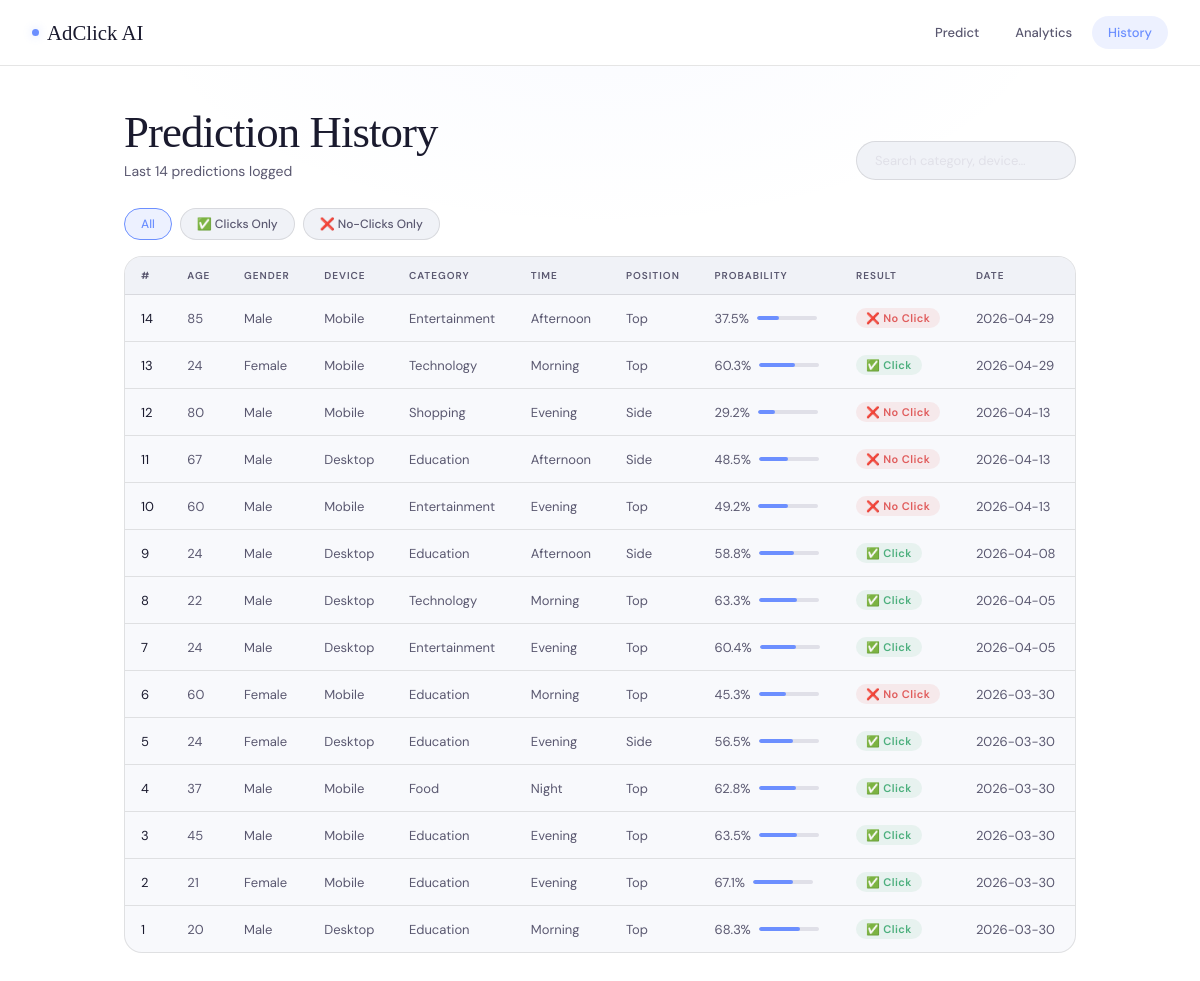
Before: /history with the older database file.
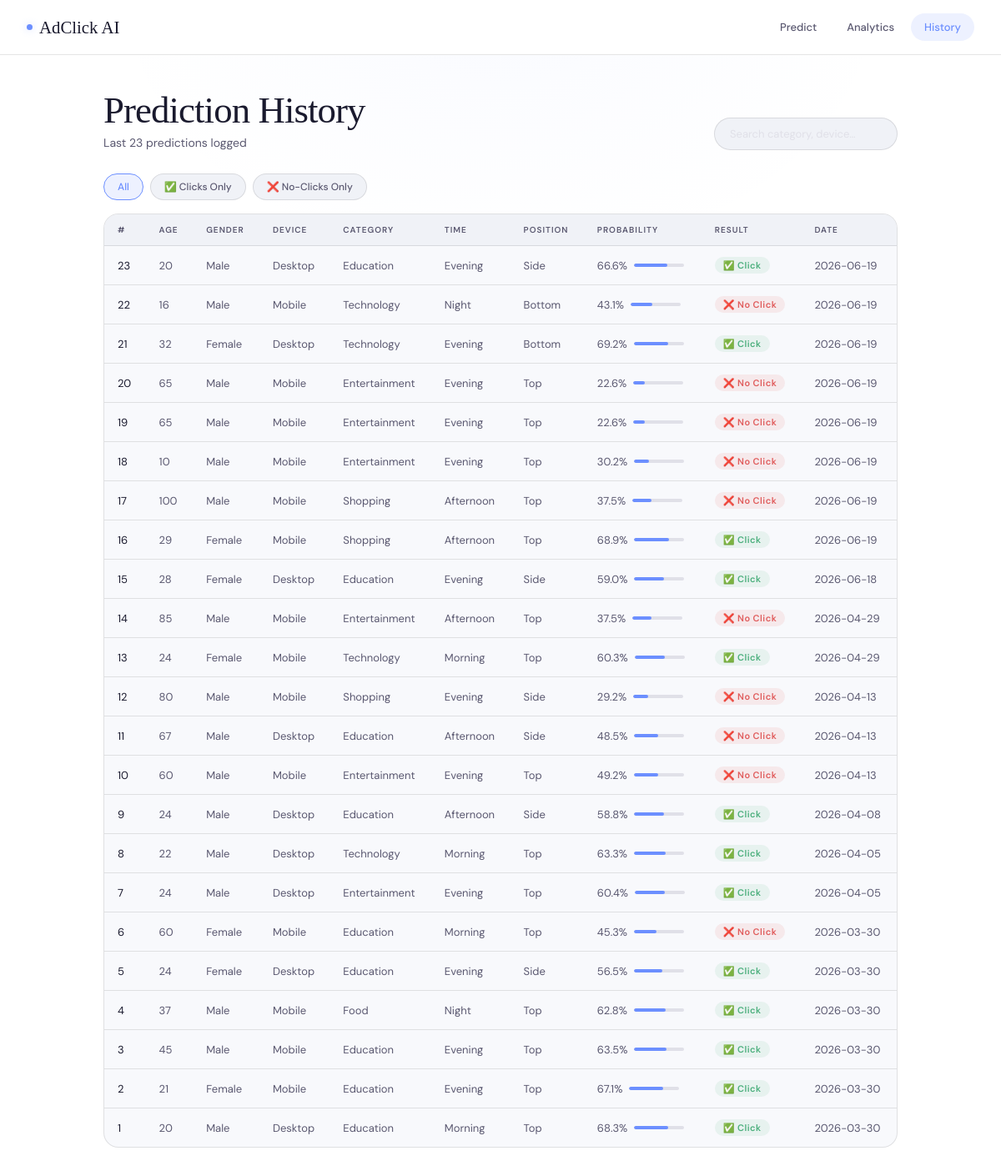
After: the same page with the newer database file.
### tables this page shows
CREATE TABLE predictions(
            id INTEGER PRIMARY KEY AUTOINCREMENT,
            age INTEGER,
            gender TEXT,
            device_type TEXT,
            ad_position TEXT,
            time_of_day TEXT,
            ad_category TEXT,
            prediction INTEGER,
            probability REAL,
            created_at TEXT DEFAULT (datetime('now'))
        );

### app.py (the view)
@app.route("/history")
def history():
    conn = get_db()
    rows = conn.execute("SELECT * FROM predictions ORDER BY id DESC LIMIT 50").fetchall()
    conn.close()
    return render_template("history.html", rows=[dict(r) for r in rows])

### app.py (called while the page is built)
def get_db():
    conn = sqlite3.connect(DB)
    conn.row_factory = sqlite3.Row
    return conn

### templates/history.html (shortened to what this page needs)
<!DOCTYPE html>
<html lang="en">
<head>
</head>
<body>
<nav>
  <a class="nav-brand" href="/"><span class="nav-dot"></span>AdClick AI</a>
  <div class="nav-links">
    <a class="nav-link" href="/">Predict</a>
    <a class="nav-link" href="/analytics">Analytics</a>
    <a class="nav-link active" href="/history">History</a>
  </div>
</nav>
<div class="page">
  <div class="page-header">
    <div>
      <h1 class="page-title">Prediction History</h1>
      <p class="page-sub">Last {{ rows|length }} predictions logged</p>
    </div>
    <div class="search-bar">
      <input class="search-input" type="text" id="searchInput" placeholder="Search category, device…"/>
    </div>
  </div>
  <div class="filter-row">
    <button class="filter-btn active" onclick="filterTable('all',this)">All</button>
    <button class="filter-btn green-f" onclick="filterTable('click',this)">✅ Clicks Only</button>
    <button class="filter-btn red-f" onclick="filterTable('no',this)">❌ No-Clicks Only</button>
  </div>
  {% if rows %}
  <div class="table-wrap">
    <table id="histTable">
      <thead>
        <tr>
          <th>#</th>
          <th>Age</th>
          <th>Gender</th>
          <th>Device</th>
          <th>Category</th>
          <th>Time</th>
          <th>Position</th>
          <th>Probability</th>
          <th>Result</th>
          <th>Date</th>
        </tr>
      </thead>
      <tbody>
        {% for row in rows %}
        <tr class="hist-row" data-result="{{ 'click' if row['prediction']==1 else 'no' }}"
            data-text="{{ row['ad_category']|lower }} {{ row['device_type']|lower }} {{ row['gender']|lower }} {{ row['time_of_day']|lower }}">
          <td>{{ row['id'] }}</td>
          <td>{{ row['age'] }}</td>
          <td>{{ row['gender'] }}</td>
          <td>{{ row['device_type'] }}</td>
          <td>{{ row['ad_category'] }}</td>
          <td>{{ row['time_of_day'] }}</td>
          <td>{{ row['ad_position'] }}</td>
          <td>
            <div class="prob-bar-wrap">
              <span>{{ row['probability']|round(1) }}%</span>
              <div class="prob-mini"><div class="prob-mini-fill" style="width:{{ row['probability'] }}%"></div></div>
            </div>
          </td>
          <td>
            {% if row['prediction']==1 %}
              <span class="badge badge-click">✅ Click</span>
            {% else %}
              <span class="badge badge-no">❌ No Click</span>
            {% endif %}
          </td>
          <td>{{ row['created_at'][:10] if row['created_at'] else '—' }}</td>
        </tr>
        {% endfor %}
      </tbody>
    </table>
  </div>
  {% else %}
  <div class="empty">
    <span class="empty-icon">📭</span>
    No predictions yet. <a href="/" style="color:var(--accent)">Run your first prediction →</a>
  </div>
  {% endif %}
</div>
</body>
</html>

### templates/history.html (style rules this page uses)
:root { --bg:#ffffff;--surface:#f8f9fc;--s2:#f0f2f7;--border:rgba(0,0,0,0.1);--bh:rgba(0,0,0,0.18); --accent:#6c8fff;--adim:rgba(108,143,255,0.12);--aglow:rgba(108,143,255,0.3); --text:#1a1a2e;--muted:#5a5870;--faint:#e0e0e8; --green:#4caf7d;--gdim:rgba(76,175,125,0.1); --red:#e05c5c;--rdim:rgba(224,92,92,0.1); --ease:cubic-bezier(0.22,1,0.36,1); }
*,*::before,*::after { box-sizing:border-box;margin:0;padding:0; }
body { font-family:'DM Sans',sans-serif;background:var(--bg);color:var(--text);min-height:100vh;-webkit-font-smoothing:antialiased; background-image:radial-gradient(ellipse 60% 35% at 50% 0%,rgba(108,143,255,0.04),transparent 65%); }
nav { display:flex;align-items:center;justify-content:space-between;padding:16px 32px; border-bottom:1px solid var(--border);background:rgba(255,255,255,0.9);backdrop-filter:blur(16px);position:sticky;top:0;z-index:50; }
.nav-brand { font-family:'Cormorant Garamond',serif;font-size:1.3rem;font-weight:400;color:var(--text);text-decoration:none;display:flex;align-items:center;gap:8px; }
.nav-dot { width:7px;height:7px;border-radius:50%;background:var(--accent);box-shadow:0 0 10px var(--aglow); }
.nav-links { display:flex;gap:4px; }
.nav-link { font-size:13px;font-weight:500;color:var(--muted);padding:8px 16px;border-radius:100px;text-decoration:none;transition:all .25s; }
.nav-link.active { color:var(--accent);background:var(--adim); }
.page { max-width:1000px;margin:0 auto;padding:40px 24px 60px; }
.page-header { display:flex;align-items:flex-end;justify-content:space-between;margin-bottom:28px;gap:16px;animation:fadeDown .6s var(--ease) both;flex-wrap:wrap; }
.page-title { font-family:'Cormorant Garamond',serif;font-size:clamp(1.8rem,4vw,2.8rem);font-weight:300;letter-spacing:-.02em; }
.page-sub { color:var(--muted);font-size:14px;margin-top:4px; }
.search-bar { display:flex;gap:10px;align-items:center; }
.search-input { background:var(--s2);border:1px solid var(--border);border-radius:100px; padding:10px 18px;font-family:'DM Sans',sans-serif;font-size:13px;color:var(--text); outline:none;transition:all .3s;width:220px; }
.search-input::placeholder { color:var(--faint); }
.table-wrap { background:var(--surface);border:1px solid var(--border);border-radius:18px;overflow:hidden;animation:slideUp .6s .05s var(--ease) both; }
table { width:100%;border-collapse:collapse;font-size:13px; }
thead { background:var(--s2); }
thead th { padding:12px 16px;text-align:left;font-size:10px;letter-spacing:.1em;text-transform:uppercase; font-weight:600;color:var(--muted);border-bottom:1px solid var(--border);white-space:nowrap; }
tbody tr { border-bottom:1px solid var(--border);transition:background .2s; }
tbody tr:last-child { border-bottom:none; }
tbody td { padding:13px 16px;color:var(--muted); }
tbody td:first-child { color:var(--text); }
.badge { display:inline-flex;align-items:center;padding:3px 10px;border-radius:100px;font-size:11px;font-weight:600;letter-spacing:.04em; }
.badge-click { background:var(--gdim);color:var(--green); }
.badge-no { background:var(--rdim);color:var(--red); }
.prob-bar-wrap { display:flex;align-items:center;gap:8px; }
.prob-mini { background:var(--faint);border-radius:100px;height:4px;width:60px;overflow:hidden;flex-shrink:0; }
.prob-mini-fill { height:100%;border-radius:100px;background:var(--accent); }
.filter-row { display:flex;gap:8px;margin-bottom:16px;flex-wrap:wrap;animation:fadeIn .5s .1s var(--ease) both; }
.filter-btn { padding:7px 16px;border-radius:100px;font-size:12px;font-weight:500;cursor:pointer; background:var(--s2);border:1px solid var(--border);color:var(--muted);transition:all .2s;font-family:'DM Sans',sans-serif; }
.filter-btn:hover,.filter-btn.active { background:var(--adim);border-color:var(--accent);color:var(--accent); }

Changed rows visible on the page:
added predictions: id "23", age "20", gender "Male", device_type "Desktop", ad_category "Education", time_of_day "Evening", ad_position "Side", probability "66.6", prediction "✅ Click", created_at "2026-06-19"
added predictions: id "22", age "16", gender "Male", device_type "Mobile", ad_category "Technology", time_of_day "Night", ad_position "Bottom", probability "43.1", prediction "❌ No Click", created_at "2026-06-19"
added predictions: id "21", age "32", gender "Female", device_type "Desktop", ad_category "Technology", time_of_day "Evening", ad_position "Bottom", probability "69.2", prediction "✅ Click", created_at "2026-06-19"
added predictions: id "20", age "65", gender "Male", device_type "Mobile", ad_category "Entertainment", time_of_day "Evening", ad_position "Top", probability "22.6", prediction "❌ No Click", created_at "2026-06-19"
added predictions: id "19", age "65", gender "Male", device_type "Mobile", ad_category "Entertainment", time_of_day "Evening", ad_position "Top", probability "22.6", prediction "❌ No Click", created_at "2026-06-19"
added predictions: id "18", age "10", gender "Male", device_type "Mobile", ad_category "Entertainment", time_of_day "Evening", ad_position "Top", probability "30.2", prediction "❌ No Click", created_at "2026-06-19"
added predictions: id "17", age "100", gender "Male", device_type "Mobile", ad_category "Shopping", time_of_day "Afternoon", ad_position "Top", probability "37.5", prediction "❌ No Click", created_at "2026-06-19"
added predictions: id "16", age "29", gender "Female", device_type "Mobile", ad_category "Shopping", time_of_day "Afternoon", ad_position "Top", probability "68.9", prediction "✅ Click", created_at "2026-06-19"
added predictions: id "15", age "28", gender "Female", device_type "Desktop", ad_category "Education", time_of_day "Evening", ad_position "Side", probability "59.0", prediction "✅ Click", created_at "2026-06-18"
Other visible differences:
{{ rows|length }}: "14" → "23"
